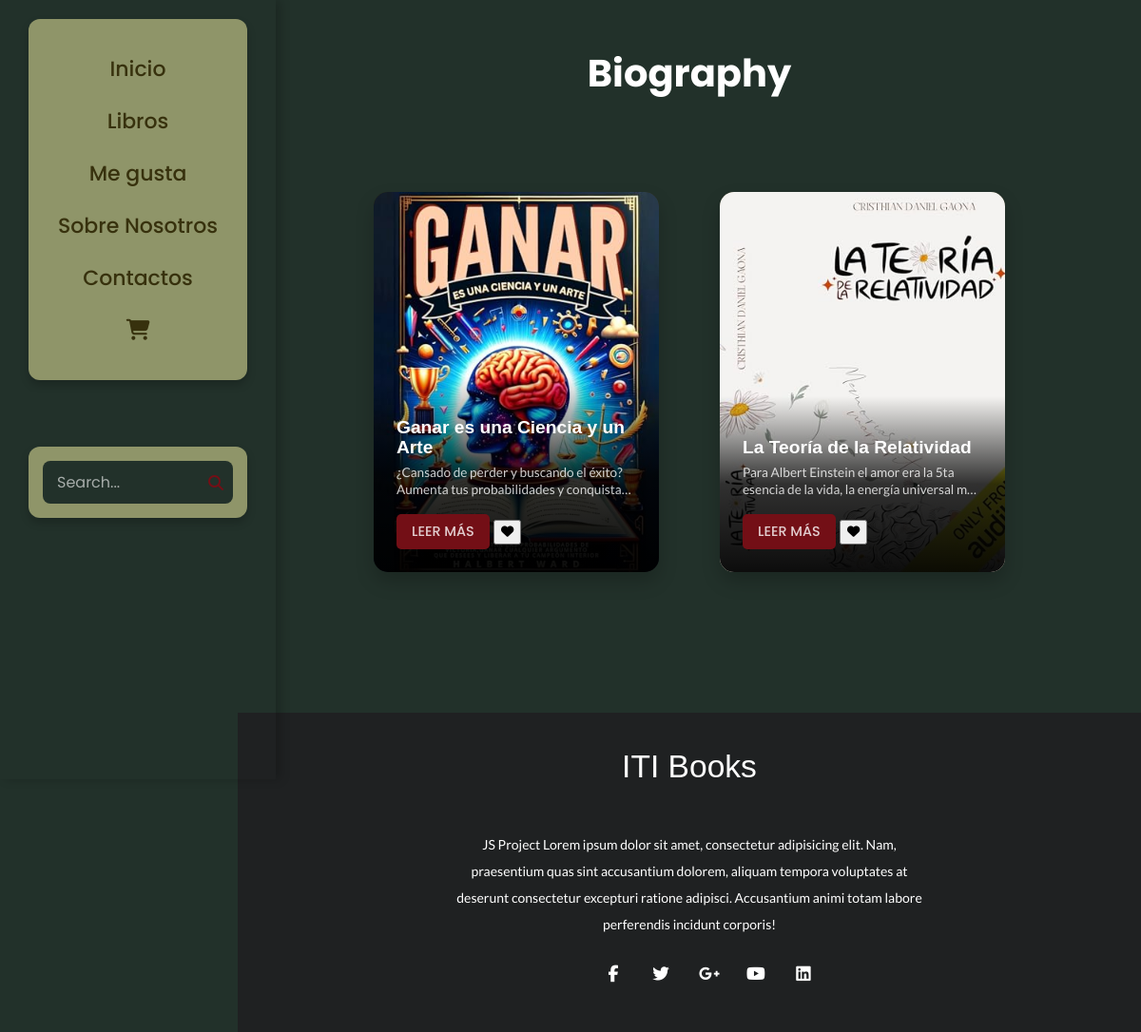
Page /Project/category/science.php on the committed database.
### tables this page shows
CREATE TABLE Libros (
    IDLibro INT PRIMARY KEY AUTO_INCREMENT,
    Titulo VARCHAR(100) NOT NULL,
    Autor VARCHAR(100) NOT NULL,
    Narrador VARCHAR(100),
    Duracion TIME,
    FechaPublicacion DATE,
    Descripcion TEXT,
    RutaAudio VARCHAR(255),
    RutaPortada VARCHAR(255),
    Precio DECIMAL(10, 2),
    EsGratuito BOOLEAN DEFAULT FALSE
);

### Project/Controlador/CLibros.php (called while the page is built, shortened)
<?php
class CLibros {
    public $conexion;
    public function __construct() {
        $this->conexion = new Conexion();
    }
    public function obtenerLibrosPorGenero($nombreGenero) {
        try {
            $conn = $this->conexion->getcon();
            $stmt = $conn->prepare("
                SELECT l.*
                FROM Libros l
                JOIN LibroGenero lg ON l.IDLibro = lg.IDLibro
                JOIN Generos g ON lg.IDGenero = g.IDGenero
                WHERE g.NombreGenero = ?
            ");
            $stmt->bindParam(1, $nombreGenero, PDO::PARAM_STR);
            $stmt->execute();
            return $stmt->fetchAll(PDO::FETCH_ASSOC);
        } catch (PDOException $e) {
            error_log("Error al obtener libros por género: " . $e->getMessage());
            return [];
        }
    }
}

### Project/category/science.php (the view, shortened to what this page needs)
<?php
require_once '../Controlador/CLibros.php';
$controladorLibros = new CLibros();
$libros = $controladorLibros->obtenerLibrosPorGenero('Ciencia');
?>
<!DOCTYPE html>
<html lang="es">
<head>
 <link rel="stylesheet" href="../style/Style.css">
</head>
  <body <?php
    echo 'data-user-logged-in="' . (isset($_SESSION['usuario']) ? 'true' : 'false') . '" ';
    echo 'data-user-id="' . (isset($_SESSION['usuario']) ? $_SESSION['usuario']['IDUsuario'] : '') . '"';
  ?>>
 <header id="header">
  <div id="nav">
    <div class="topnav" id="myTopnav">
      <a href="../Home.php">Inicio</a>
      <a href="../BooksPage.php">Libros</a>
      <a href="../likes.php">Me gusta</a>
      <a href="../aboutus.php">Sobre Nosotros</a>
      <a href="../contact.php">Contactos</a>
      <a href="../final cart/cart.php"><i class="fa-solid fa-cart-shopping"></i></a>
    </div>
    <div class="search-container">
      <input type="text" name="search" id="searchInput" placeholder="Search..." class="search-input">
      <a href="#" class="search-btn">
      <i class="fas fa-search" aria-hidden="true"></i>
      </a>
    </div>
</div>
</header>
    <h1>Biography</h1>
    <div id="container">
        <?php foreach ($libros as $libro): ?>
            <div class="card">
                <img class="card__background" src="<?php echo '../' . $libro['RutaPortada']; ?>" alt="<?php echo htmlspecialchars($libro['Titulo']); ?>">
                <div class="card__content">
                    <div class="card__content--container">
                        <h3 class="card__title"><?php echo htmlspecialchars($libro['Titulo']); ?></h3>
                        <p class="card__description"><?php echo htmlspecialchars($libro['Descripcion']); ?></p>
                    </div>
                    <div class="liked_books">
                        <button class="card__button">
                            <a href="../detalleLibro.php?id=<?php echo $libro['IDLibro']; ?>">LEER MÁS</a>
                        </button>
                        <button class="like-button" data-book-id="<?php echo $libro['IDLibro']; ?>">
                            <i class="fas fa-heart <?php echo $esFavorito ? 'liked' : ''; ?>"></i>
                        </button>
                    </div>
                </div>
            </div>
        <?php endforeach; ?>
    </div>
<footer>
  <div class="footer-content">
    <h3>ITI Books</h3>
    <p>JS Project
        Lorem ipsum dolor sit amet, consectetur adipisicing elit. Nam, praesentium quas sint accusantium dolorem, aliquam tempora voluptates at deserunt consectetur excepturi ratione adipisci. Accusantium animi totam labore perferendis incidunt corporis!
    </p>
    <ul class="socials">
      <li><a href="#"><i class="fa fa-facebook" aria-hidden="true"></i></a></li>
      <li><a href="#"><i class="fa fa-twitter" aria-hidden="true"></i></a></li>
      <li><a href="#"><i class="fa fa-google-plus" aria-hidden="true"></i></a></li>
      <li><a href="#"><i class="fa fa-youtube" aria-hidden="true"></i></a></li>
      <li><a href="#"><i class="fa fa-linkedin-square" aria-hidden="true"></i></a></li>
    </ul>
  </div>
</footer>
</body>
</html>

### Project/style/Style.css (style rules this page uses)
* { font-family: 'Poppins', sans-serif; }
body { background: #22312A; overflow-x: hidden; padding-left: 250px; }
#nav { width: 250px; background-color: transparent; display: flex; flex-direction: column; align-items: center; height: 100vh; position: fixed; top: 0; left: 0; box-shadow: 5px 0px 10px rgba(0,0,0,0.2); }
.topnav { text-align: center; background-color: #8F9569; margin:20%; width: 80%; padding: 20px 15px; border-radius: 12px; box-shadow: 0 5px 10px rgba(0,0,0,0.2); margin-top: 10px; }
.topnav a { color: #37310D; font-size: 22px; font-weight: 500; list-style: none; margin: 10px 0px; padding: 6px 0; text-decoration: none; cursor: pointer; display: block; }
.search-container { position: relative; background: #8F9569; padding: 15px; border-radius: 12px; width: 80%; margin: 20px auto; box-shadow: 0 5px 10px rgba(0,0,0,0.2); transition: all 0.3s ease; }
.search-input { width: 100%; padding: 10px 40px 10px 15px; border: none; border-radius: 8px; background: #22312A; color: #ffffff; font-size: 16px; transition: all 0.3s ease; }
.search-input::placeholder { color: rgba(255, 255, 255, 0.6); }
.search-btn { position: absolute; right: 25px; top: 50%; transform: translateY(-50%); color: #730F16; cursor: pointer; transition: all 0.3s ease; }
a { text-decoration: none; color: rgba(255, 255, 255, 0.8); }
h1 { text-align: center; color: white; font-size: 40px; padding: 20px; }
#container { display: flex; flex-wrap: wrap; justify-content: center; gap: 2rem; padding: 2rem; width: 90%; margin: 0 auto; }
:root { --brand-color: #730F16; --black: hsl(0, 0%, 0%); --white: hsl(0, 0%, 100%); --font-title: "Montserrat", sans-serif; --font-text: "Lato", sans-serif; }
body, h2, p { margin: 0; }
body { display: grid; place-items: center; height: 100vh; }
h3 { font-size: 2rem; font-family: var(--font-title); color: var(--white); line-height: 1.1; }
p { font-family: var(--font-text); font-size: 1rem; line-height: 1.5; color: var(--white); }
.card { position: relative; width: 300px; height: 400px; border-radius: 15px; overflow: hidden; box-shadow: 0 10px 20px rgba(0, 0, 0, 0.2); transition: all 0.3s ease; background: #37310D; margin: 1rem; }
.card__background { width: 100%; height: 100%; object-fit: cover; position: absolute; top: 0; left: 0; }
.card__content { position: absolute; bottom: 0; left: 0; right: 0; background: linear-gradient( to top, rgba(0, 0, 0, 0.95) 0%, rgba(0, 0, 0, 0.8) 50%, transparent 100% ); padding: 1.5rem; display: flex; flex-direction: column; height: auto; transform: none; }
.card__content--container { flex: 1; overflow: hidden; margin-bottom: 0.5rem; }
.card__title { color: white; font-size: 1.2rem; margin-bottom: 0.5rem; font-weight: 600; display: -webkit-box; -webkit-line-clamp: 2; -webkit-box-orient: vertical; overflow: hidden; }
.card__description { color: rgba(255, 255, 255, 0.8); font-size: 0.85rem; display: -webkit-box; -webkit-line-clamp: 2; -webkit-box-orient: vertical; overflow: hidden; text-overflow: ellipsis; line-height: 1.3; margin-bottom: 0.5rem; }
.card__button { padding: 0.5rem 1rem; background: #730F16; border: none; border-radius: 5px; transition: none; color: white; text-decoration: none; font-size: 0.9rem; font-weight: 500; display: inline-block; cursor: pointer; opacity: 1; transform: none; }
:root { --marquee-width: 80vw; --marquee-height: 20vh; --marquee-elements-displayed: 5; --marquee-element-width: calc(var(--marquee-width) / var(--marquee-elements-displayed)); --marquee-animation-duration: calc(var(--marquee-elements) * 3s); }
footer { background: #1F2122; height: auto; color: white; text-align: center; margin: auto; margin-top: 100px; width: 100%; }
.footer-content { display: flex; align-items: center; justify-content: center; flex-direction: column; text-align: center; }
.footer-content h3 { font-size: 2.1rem; font-weight: 500; text-transform: capitalize; line-height: 3rem; }
.footer-content p { max-width: 500px; margin: 10px auto; line-height: 28px; font-size: 14px; color: white; }
.socials { list-style: none; display: flex; align-items: center; justify-content: center; margin: 1rem 0 3rem 0; }
.socials li { margin: 0 10px; }
.socials a { text-decoration: none; color: white; padding: 5px; border-radius: 50%; }
.socials a i { font-size: 1.1rem; width: 20px; transition: color .4s ease; }
.search-container { display: flex; align-items: center; }
#nav { display: flex; align-items: center; padding: 10px 20px; }

### rows in the picture
libros: RutaPortada (picture), Titulo "Ganar es una Ciencia y un Arte", Descripcion "¿Cansado de perder y buscando el éxito? Aumenta tus probabilidades y…"
libros: RutaPortada (picture), Titulo "La Teoría de la Relatividad", Descripcion "Para Albert Einstein el amor era la 5ta esencia de la vida, la energía universal…"
